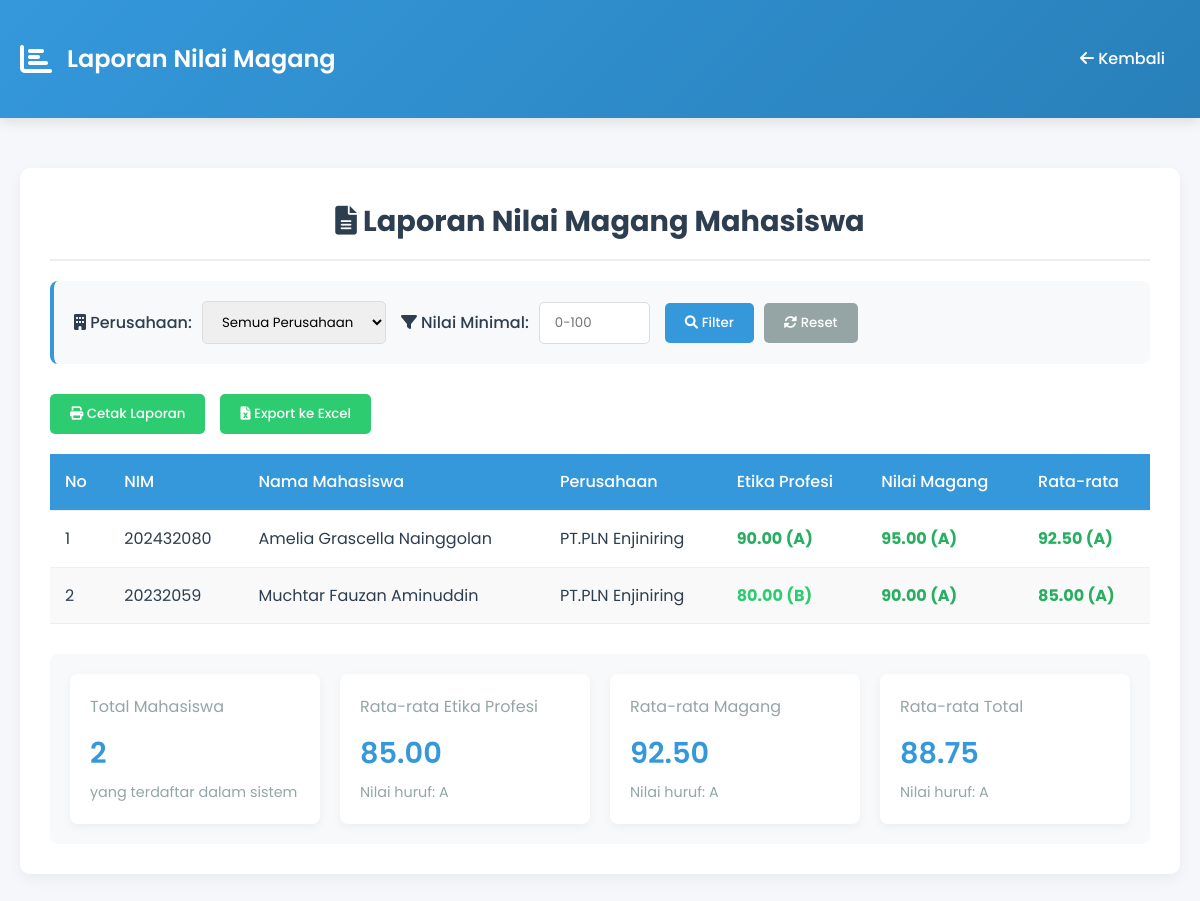
The page /laporan_nilai.php on the database its author committed.
### tables this page shows
CREATE TABLE `mahasiswa` (
  `NIM` varchar(20) NOT NULL,
  `Nama_Mahasiswa` varchar(100) NOT NULL,
  `ID_Lokasi_Magang` int(11) DEFAULT NULL,
  `Mulai_Magang` date DEFAULT NULL,
  `Selesai_Magang` date DEFAULT NULL,
  `Nomor_Telp` varchar(15) DEFAULT NULL
);

CREATE TABLE `tempat_magang` (
  `ID_Lokasi_Magang` int(11) NOT NULL,
  `Nama_Perusahaan` varchar(100) NOT NULL,
  `Alamat_Perusahaan` text NOT NULL,
  `Total_Mahasiswa` int(11) DEFAULT 0
);

CREATE TABLE `konversi_nilai` (
  `ID_Nilai` int(11) NOT NULL,
  `NIM` varchar(20) DEFAULT NULL,
  `Nilai_MK_Etika_Profesi` decimal(4,2) DEFAULT NULL,
  `Nilai_Magang` decimal(4,2) DEFAULT NULL
);

### laporan_nilai.php (the view, shortened to what this page needs)
<?php
$conn = new mysqli('localhost', 'root', '', 'sistem_magang');
function getGradeLetter($score) {
    if ($score >= 85) return 'A';
    if ($score >= 75) return 'B';
    return 'E';
}
function getGradeColor($score) {
    if ($score >= 85) return 'grade-A';
    if ($score >= 75) return 'grade-B';
    return 'grade-E';
}
?>
<!DOCTYPE html>
<html lang="en">
<head>
    <link rel="stylesheet" href="https://cdnjs.cloudflare.com/ajax/libs/font-awesome/6.0.0-beta3/css/all.min.css">
</head>
<body>
    <header>
        <div class="container header-content">
            <div class="logo">
                <i class="fas fa-chart-bar"></i>
                <div class="logo-text">
                    <h1>Laporan Nilai Magang</h1>
                </div>
            </div>
            <nav>
                <a href="index.php"><i class="fas fa-arrow-left"></i> Kembali</a>
            </nav>
        </div>
    </header>
    <main class="container">
        <div class="report-container">
            <h2 class="report-title">
                <i class="fas fa-file-alt"></i> Laporan Nilai Magang Mahasiswa
            </h2>
            <div class="filter-section no-print">
                <form method="get" class="filter-form">
                    <div class="filter-group">
                        <label for="perusahaan"><i class="fas fa-building"></i> Perusahaan:</label>
                        <select name="perusahaan" id="perusahaan">
                            <option value="">Semua Perusahaan</option>
                        </select>
                    </div>
                    <div class="filter-group">
                        <label for="min_nilai"><i class="fas fa-filter"></i> Nilai Minimal:</label>
                        <input type="number" name="min_nilai" id="min_nilai" min="0" max="100"
                               value="<?= isset($_GET['min_nilai']) ? $_GET['min_nilai'] : '' ?>" placeholder="0-100">
                    </div>
                    <div class="filter-group">
                        <button type="submit" class="btn btn-primary">
                            <i class="fas fa-search"></i> Filter
                        </button>
                        <button type="button" onclick="window.location.href='laporan_nilai.php'" class="btn btn-secondary">
                            <i class="fas fa-sync-alt"></i> Reset
                        </button>
                    </div>
                </form>
            </div>
            <div class="action-buttons no-print">
                <button onclick="window.print()" class="btn btn-print">
                    <i class="fas fa-print"></i> Cetak Laporan
                </button>
                <button onclick="exportToExcel()" class="btn btn-excel">
                    <i class="fas fa-file-excel"></i> Export ke Excel
                </button>
            </div>
            <?php
            $query = "SELECT m.NIM, m.Nama_Mahasiswa, tm.Nama_Perusahaan,
                             kn.Nilai_MK_Etika_Profesi, kn.Nilai_Magang
                      FROM Mahasiswa m
                      LEFT JOIN Konversi_Nilai kn ON m.NIM = kn.NIM
                      LEFT JOIN Tempat_Magang tm ON m.ID_Lokasi_Magang = tm.ID_Lokasi_Magang
                      WHERE 1=1";
            $query .= " ORDER BY tm.Nama_Perusahaan, m.Nama_Mahasiswa";
            $result = $conn->query($query);
            if ($result->num_rows > 0) {
                $total_students = 0;
                $total_etika = 0;
                $total_magang = 0;
                $students = [];
                while ($row = $result->fetch_assoc()) {
                    $students[] = $row;
                    if (!is_null($row['Nilai_MK_Etika_Profesi'])) {
                        $total_etika += $row['Nilai_MK_Etika_Profesi'];
                    }
                    if (!is_null($row['Nilai_Magang'])) {
                        $total_magang += $row['Nilai_Magang'];
                    }
                    $total_students++;
                }
                $avg_etika = $total_students > 0 ? $total_etika / $total_students : 0;
                $avg_magang = $total_students > 0 ? $total_magang / $total_students : 0;
                $avg_total = ($avg_etika + $avg_magang) / 2;
            ?>
            <div class="table-responsive">
                <table class="data-table">
                    <thead>
                        <tr>
                            <th>No</th>
                            <th>NIM</th>
                            <th>Nama Mahasiswa</th>
                            <th>Perusahaan</th>
                            <th>Etika Profesi</th>
                            <th>Nilai Magang</th>
                            <th>Rata-rata</th>
                        </tr>
                    </thead>
                    <tbody>
                        <?php
                        $no = 1;
                        foreach ($students as $student) {
                            $avg = (!is_null($student['Nilai_MK_Etika_Profesi']) && !is_null($student['Nilai_Magang']))
                                   ? ($student['Nilai_MK_Etika_Profesi'] + $student['Nilai_Magang']) / 2
                                   : null;
                            $etika_grade = !is_null($student['Nilai_MK_Etika_Profesi']) ? getGradeLetter($student['Nilai_MK_Etika_Profesi']) : '-';
                            $magang_grade = !is_null($student['Nilai_Magang']) ? getGradeLetter($student['Nilai_Magang']) : '-';
                            echo "<tr>
                                    <td>$no</td>
                                    <td>{$student['NIM']}</td>
                                    <td>{$student['Nama_Mahasiswa']}</td>
                                    <td>{$student['Nama_Perusahaan']}</td>
                                    <td class='".(!is_null($student['Nilai_MK_Etika_Profesi']) ? getGradeColor($student['Nilai_MK_Etika_Profesi']) : '')."'>
                                        ".(!is_null($student['Nilai_MK_Etika_Profesi']) ? $student['Nilai_MK_Etika_Profesi']." ($etika_grade)" : '-')."
                                    </td>
                                    <td class='".(!is_null($student['Nilai_Magang']) ? getGradeColor($student['Nilai_Magang']) : '')."'>
                                        ".(!is_null($student['Nilai_Magang']) ? $student['Nilai_Magang']." ($magang_grade)" : '-')."
                                    </td>
                                    <td class='".(!is_null($avg) ? getGradeColor($avg) : '')."'>
                                        ".(!is_null($avg) ? number_format($avg, 2)." (".getGradeLetter($avg).")" : '-')."
                                    </td>
                                  </tr>";
                            $no++;
                        }
                        ?>
                    </tbody>
                </table>
            </div>
            <div class="stats-container no-print">
                <div class="stat-card">
                    <div class="stat-title">Total Mahasiswa</div>
                    <div class="stat-value"><?= $total_students ?></div>
                    <div class="stat-detail">yang terdaftar dalam sistem</div>
                </div>
                <div class="stat-card">
                    <div class="stat-title">Rata-rata Etika Profesi</div>
                    <div class="stat-value <?= getGradeColor($avg_etika) ?>"><?= number_format($avg_etika, 2) ?></div>
                    <div class="stat-detail">Nilai huruf: <?= getGradeLetter($avg_etika) ?></div>
                </div>
                <div class="stat-card">
                    <div class="stat-title">Rata-rata Magang</div>
                    <div class="stat-value <?= getGradeColor($avg_magang) ?>"><?= number_format($avg_magang, 2) ?></div>
                    <div class="stat-detail">Nilai huruf: <?= getGradeLetter($avg_magang) ?></div>
                </div>
                <div class="stat-card">
                    <div class="stat-title">Rata-rata Total</div>
                    <div class="stat-value <?= getGradeColor($avg_total) ?>"><?= number_format($avg_total, 2) ?></div>
                    <div class="stat-detail">Nilai huruf: <?= getGradeLetter($avg_total) ?></div>
                </div>
            </div>
            <?php
            } else {
                echo "<div style='padding: 20px; text-align: center; background: #f8f9fa; border-radius: 8px;'>
                        <i class='fas fa-info-circle' style='font-size: 2rem; color: var(--gray); margin-bottom: 15px;'></i>
                        <p style='font-size: 1.1rem;'>Tidak ada data nilai yang ditemukan</p>
                      </div>";
            }
            ?>
        </div>
    </main>
</body>
</html>

### laporan_nilai.php (style rules this page uses)
:root { --primary: #3498db; --primary-dark: #2980b9; --secondary: #2ecc71; --danger: #e74c3c; --warning: #f39c12; --light: #ecf0f1; --dark: #2c3e50; --gray: #95a5a6; }
* { margin: 0; padding: 0; box-sizing: border-box; }
body { font-family: 'Poppins', sans-serif; background-color: #f5f7fa; color: var(--dark); line-height: 1.6; }
.container { max-width: 1200px; margin: 0 auto; padding: 20px; }
header { background: linear-gradient(135deg, var(--primary), var(--primary-dark)); color: white; padding: 20px 0; box-shadow: 0 4px 12px rgba(0, 0, 0, 0.1); margin-bottom: 30px; }
.header-content { display: flex; justify-content: space-between; align-items: center; }
.logo { display: flex; align-items: center; gap: 15px; }
.logo i { font-size: 2rem; }
.logo-text h1 { font-size: 1.5rem; font-weight: 600; }
nav a { color: white; text-decoration: none; font-weight: 500; padding: 8px 15px; border-radius: 5px; transition: all 0.3s ease; }
.report-container { background: white; border-radius: 10px; padding: 30px; box-shadow: 0 5px 15px rgba(0, 0, 0, 0.05); margin-bottom: 30px; }
.report-title { font-size: 1.8rem; color: var(--dark); margin-bottom: 20px; text-align: center; padding-bottom: 15px; border-bottom: 2px solid #eee; }
.filter-section { background-color: #f8f9fa; padding: 20px; border-radius: 8px; margin-bottom: 30px; border-left: 4px solid var(--primary); }
.filter-form { display: flex; flex-wrap: wrap; gap: 15px; align-items: center; }
.filter-group { display: flex; align-items: center; gap: 10px; }
label { font-weight: 500; color: var(--dark); }
select, input { padding: 10px 15px; border: 1px solid #ddd; border-radius: 5px; font-family: 'Poppins', sans-serif; }
button { padding: 10px 20px; border: none; border-radius: 5px; cursor: pointer; font-family: 'Poppins', sans-serif; font-weight: 500; transition: all 0.3s ease; }
.btn-primary { background-color: var(--primary); color: white; }
.btn-secondary { background-color: var(--gray); color: white; }
.action-buttons { display: flex; gap: 15px; margin-bottom: 20px; }
.btn-print { background-color: var(--secondary); color: white; }
.btn-excel { background-color: #2ecc71; color: white; }
.data-table { width: 100%; border-collapse: collapse; margin-top: 20px; }
.data-table th, .data-table td { padding: 15px; text-align: left; border-bottom: 1px solid #eee; }
.data-table th { background-color: var(--primary); color: white; font-weight: 500; }
.data-table tr:nth-child(even) { background-color: #f9f9f9; }
.grade-A { color: #27ae60; font-weight: bold; }
.grade-B { color: #2ecc71; font-weight: bold; }
.stats-container { background-color: #f8f9fa; padding: 20px; border-radius: 8px; margin-top: 30px; display: grid; grid-template-columns: repeat(auto-fit, minmax(250px, 1fr)); gap: 20px; }
.stat-card { background: white; border-radius: 8px; padding: 20px; box-shadow: 0 3px 10px rgba(0, 0, 0, 0.05); }
.stat-title { font-size: 1rem; color: var(--gray); margin-bottom: 10px; }
.stat-value { font-size: 1.8rem; font-weight: 600; color: var(--primary); }
.stat-detail { font-size: 0.9rem; color: var(--gray); margin-top: 5px; }

### rows shown on the page
mahasiswa: NIM "202432080", Nama_Mahasiswa "Amelia Grascella Nainggolan", ID_Lokasi_Magang.Nama_Perusahaan "PT.PLN Enjiniring", konversi_nilai.Nilai_MK_Etika_Profesi "90.00", konversi_nilai.Nilai_MK_Etika_Profesi "A", konversi_nilai.Nilai_Magang "95.00", konversi_nilai.Nilai_Magang "A", konversi_nilai.Nilai_MK_Etika_Profesi+Nilai_Magang "92.50", konversi_nilai.Nilai_MK_Etika_Profesi+Nilai_Magang "A"
mahasiswa: NIM "20232059", Nama_Mahasiswa "Muchtar Fauzan Aminuddin", ID_Lokasi_Magang.Nama_Perusahaan "PT.PLN Enjiniring", konversi_nilai.Nilai_MK_Etika_Profesi "80.00", konversi_nilai.Nilai_MK_Etika_Profesi "B", konversi_nilai.Nilai_Magang "90.00", konversi_nilai.Nilai_Magang "A", konversi_nilai.Nilai_MK_Etika_Profesi+Nilai_Magang "85.00", konversi_nilai.Nilai_MK_Etika_Profesi+Nilai_Magang "A"

### other values the page prints
$total_students "2"
$avg_etika "85.00"
getGradeLetter($avg_etika) "A"
$avg_magang "92.50"
getGradeLetter($avg_magang) "A"
$avg_total "88.75"
getGradeLetter($avg_total) "A"
